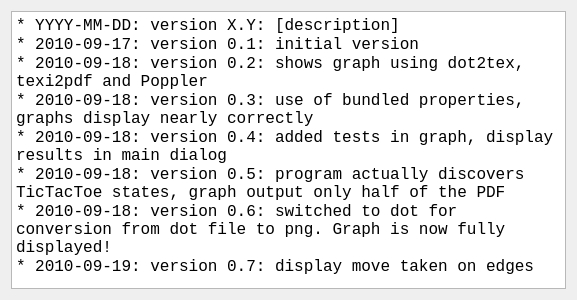
<?xml version="1.0" encoding="UTF-8"?>
<ui version="4.0">
 <class>DialogWhatsNew</class>
 <widget class="QDialog" name="DialogWhatsNew">
  <property name="geometry">
   <rect>
    <x>0</x>
    <y>0</y>
    <width>577</width>
    <height>300</height>
   </rect>
  </property>
  <property name="font">
   <font>
    <family>Courier New</family>
    <pointsize>12</pointsize>
   </font>
  </property>
  <property name="windowTitle">
   <string>What's new?</string>
  </property>
  <property name="windowIcon">
   <iconset resource="resources.qrc">
    <normaloff>:/images/R.png</normaloff>:/images/R.png</iconset>
  </property>
  <layout class="QGridLayout" name="gridLayout">
   <item row="0" column="0">
    <widget class="QPlainTextEdit" name="plainTextEdit">
     <property name="readOnly">
      <bool>true</bool>
     </property>
     <property name="plainText">
      <string>* YYYY-MM-DD: version X.Y: [description]
* 2010-09-17: version 0.1: initial version
* 2010-09-18: version 0.2: shows graph using dot2tex, texi2pdf and Poppler
* 2010-09-18: version 0.3: use of bundled properties, graphs display nearly correctly
* 2010-09-18: version 0.4: added tests in graph, display results in main dialog
* 2010-09-18: version 0.5: program actually discovers TicTacToe states, graph output only half of the PDF
* 2010-09-18: version 0.6: switched to dot for conversion from dot file to png. Graph is now fully displayed!
* 2010-09-19: version 0.7: display move taken on edges</string>
     </property>
    </widget>
   </item>
  </layout>
 </widget>
 <resources>
  <include location="resources.qrc"/>
 </resources>
 <connections/>
</ui>
